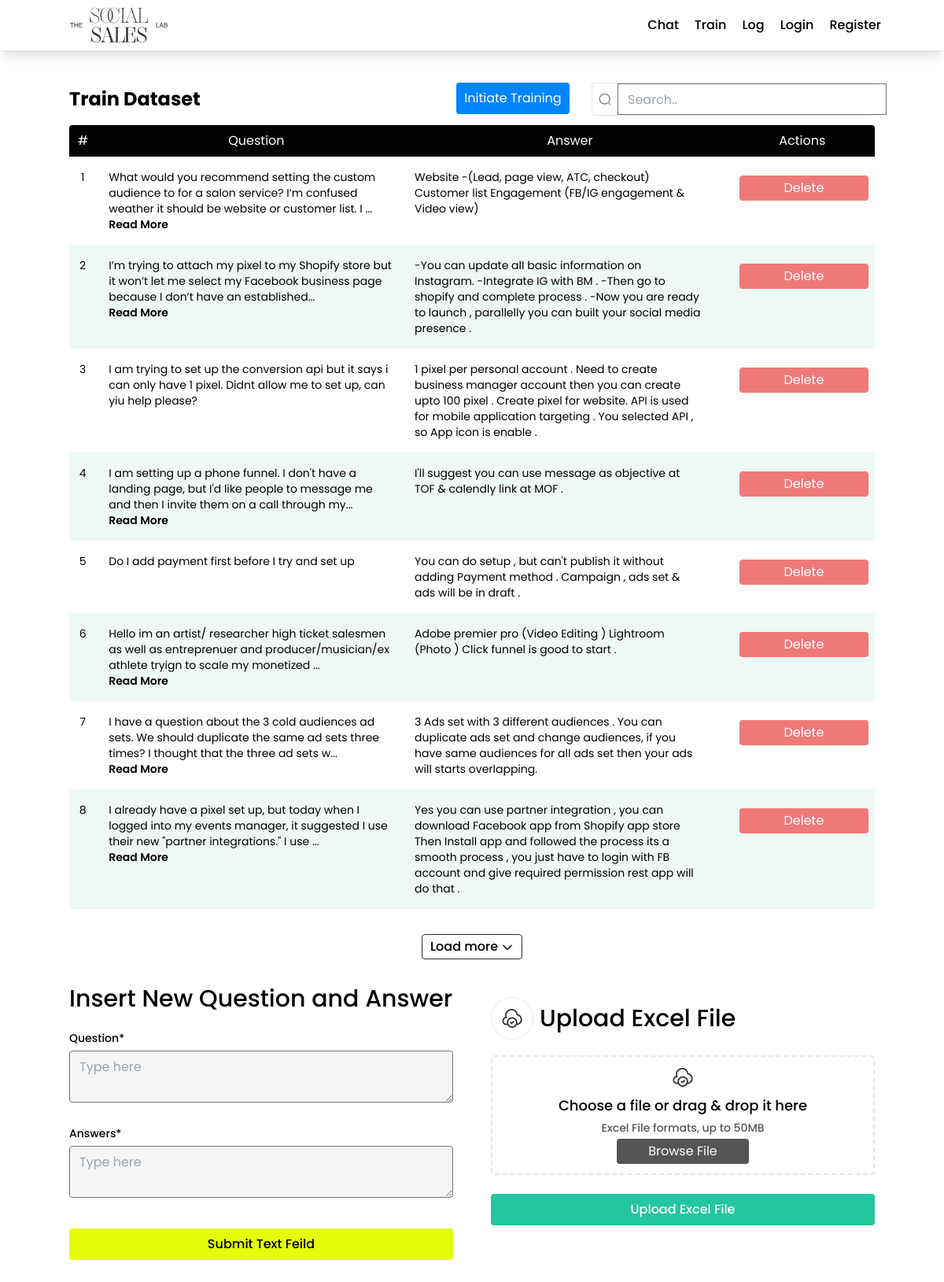
/train/, run on the app's committed database.
### train/models.py (models this page shows, shortened)
class Train_dataset(models.Model):
    id = models.AutoField(primary_key=True)
    question = models.CharField(max_length=1000)
    answers = models.CharField(max_length=1000)
    created_at = models.DateTimeField(auto_now_add=True)

### train/views.py (the view)
# urls.py: path('train/', include('train.urls'))
def train(request):
    all_question_answers = Train_dataset.objects.all()
    request.session['success'] = request.session.get('success',0) + 3
    paginator = Paginator(all_question_answers, 8)
    page = request.GET.get('page')
    try:
        question_answers = paginator.page(page)
    except PageNotAnInteger:
        question_answers = paginator.page(1)
    except EmptyPage:
        question_answers = paginator.page(paginator.num_pages)
    if request.method == 'POST':
        form = TrainForm(request.POST, request.FILES)
        if form.is_valid():
            print("Form is valid")  # Print for debugging
            form.save()
            excel_file = request.FILES.get('excel_file')
            print("Excel File:", excel_file)  # Print the uploaded Excel file for debugging
            if excel_file:
                print("Excel File is valid")  # Print for debugging
                handle_uploaded_excel(excel_file)
            else:
                print("Excel File is not valid")  # Print for debugging
            request.session['success'] = 2
            return redirect('train')  # Redirect to the same page after submission
    else:
        form = TrainForm()
    return render(request, 'train.html', {'question_answers': question_answers, 'form': form})

### train/forms.py
class TrainForm(forms.ModelForm):
    class Meta:
        model = Train_dataset
        fields = ['question', 'answers']

### templates/train.html (shortened to what this page needs)
{% extends 'base.html' %} {% load static %} {% block title %}Train Dataset{% endblock %} {% block content %}
<div class="my-10 px-4 md:px-0">
  <div class="flex justify-between items-center flex-wrap md:flex-nowrap space-y-4 md:space-y-0">
    <p class="font-poppins font-bold text-2xl text-black">Train Dataset</p>
    <div class="flex gap-x-3 flex-wrap md:flex-nowrap space-y-4 md:space-y-0">
      <form class="w-full" method="post" action="{% url 'chain_initializer' %}" enctype="multipart/form-data">
        <button type="submit" class="bg-[#0085FF] w-full md:w-36 h-10 rounded text-white">
          Initiate Training
        </button>
      </form>
      <form method="get" action="{% url 'search_train_dataset' %}">
        <div class="flex items-center border rounded gap-x-2">
          <img src="{% static 'images/Icon.png' %}" alt="" class="pl-2 h-4" />
          <input type="text" name="q" class="outline-none h-10" placeholder="Search.." />
        </div>
      </form>
    </div>
  </div>
  <div id="question_answers_container" class="mt-3 oveflow-x-scroll">
    <div
      class="flex gap-x-6 rounded-t text-center bg-black h-10 items-center text-white w-[100%] px-2 trains-table-headers">
      <p class="w-[2%] text-center">#</p>
      <p class="w-[40%]">Question</p>
      <p class="w-[40%]">Answer</p>
      <p class="w-[18%] text-center">Actions</p>
    </div>
    {% for qa in question_answers %}
    <div class="flex gap-x-6 bg-color h-18 p-4 w-[100%] px-2">
      <p class="w-[2%] text-sm text-center">{{ forloop.counter }}</p>
      <div class="w-[40%] text-sm">
        <p class="overflow-hidden more-content">{{ qa.question }}</p>
      </div>
      <div class="w-[40%]">
        <p class="text-sm">{{ qa.answers }}</p>
      </div>
      <div class="w-[18%]">
        <button type="button" class="text-white bg-[#EF7979] rounded h-8 w-full mt-2 delete-btn" data-id="{{ qa.id }}">
          Delete
        </button>
      </div>
    </div>
    {% endfor %}
  </div>
  <div class="text-center mx-auto mt-8">
    <button id="load_more_button"
      class="cursor-pointer border items-center justify-center h-8 flex w-32 mx-auto gap-x-1 rounded border-[#2D2D2D]">
      <p class="font-medium text-md">Load more</p>
      <img src="{% static 'images/arrow.png' %}" alt="" class="h-4" />
  </div>
  <div class="grid grid-cols-2 gap-x-12 mt-8 space-y-4">
    <div class="col-span-2 md:col-span-1">
      <form method="post" action="{% url 'train' %}">
        <div>
          <p class="text-xl md:text-3xl font-medium">Insert New Question and Answer</p>
        </div>
        <div class="mt-5">
          <label class="text-sm font-medium">Question*</label>
          <textarea type="text" class="mt-1 outline-none rounded ps-3 w-full bg-[#F5F5F5]" placeholder="Type here"
            required></textarea>
        </div>
        <div class="mt-5">
          <label class="text-sm font-medium">Answers*</label>
          <textarea type="text" class="mt-1 outline-none rounded ps-3 w-full bg-[#F5F5F5]" placeholder="Type here"
            required></textarea>
        </div>
        <div>
          <a href="#"><button type="submit"
              class="w-full mt-8 bg-[#E5FE0C] text-black text-md font-medium rounded h-10">
              Submit Text Feild
            </button></a>
        </div>
    </div>
    <div class="col-span-2 md:col-span-1">
      <form method="post" action="{% url 'upload_excel' %}" enctype="multipart/form-data">
        <div class="flex items-center gap-x-2">
          <img src="{% static 'images/cloud.png' %}" alt="" class="border rounded-full p-3" />
          <p class="text-xl md:text-3xl font-medium">Upload Excel File</p>
        </div>
        <div class="border-2 border-dashed mt-5 rounded flex justify-center">
          <label for="drop-file" class="cursor-pointer p-3 text-center">
            <img src="{% static 'images/cloud.png' %}" alt="" class="mx-auto" />
            <p class="mt-2 text-base md:text-lg font-medium">
              Choose a file or drag & drop it here
            </p>
            <p class="text-sm md:text-md font-medium text-[#555555] text-center mt-1">
              Excel File formats, up to 50MB
            </p>
            <button class="bg-[#555555] text-white px-5 py-1 mt-1 rounded">
              <label for="id_excel_file" class="bg-[#555555] text-white px-5 py-1 mt-1 rounded cursor-pointer"> Browse
                File</label>
            </button>
          </label>
        </div>
        <div>
          <a href="#"><button type="submit"
              class="w-full mt-6 bg-[#23C69E] text-white text-md font-medium rounded h-10">
              Upload Excel File
            </button></a>
        </div>
      </form>
    </div>
  </div>
</div>
{% endblock %}

### templates/base.html (shortened to what this page needs)
{% load static %}
<!DOCTYPE html>
<html lang="en">
<head>
  <script src="https://cdn.tailwindcss.com"></script>
  <link rel="stylesheet" href="{% static 'css/index.css' %}" type="text/css" />
  <link href="https://cdnjs.cloudflare.com/ajax/libs/flowbite/2.3.0/flowbite.min.css"  rel="stylesheet" />
</head>
<body>
  <header class="border-b sticky top-0 shadow-lg bg-white z-10">
    <div class="flex px-20 justify-between items-center">
      <div>
        <a href="#"><img src="{% static 'images/logo.png' %}" alt="logo" class="h-16" /></a>
      </div>
      <div class="flex gap-x-5 items-center">
        <a href="{% url 'chatbot' %}" class="text-md font-medium text-black">Chat</a>
        <a href="{% url 'train' %}" class="text-md font-medium text-black">Train</a>
        <a href="{% url 'chatlog' %}" class="text-md font-medium text-black">Log</a>
        {% if user.is_authenticated %}
        <button data-dropdown-toggle="profileDropdown" class="flex items-center gap-x-2">
          <img src="{% static 'images/profile-img.png' %}" alt="profile-img"
            class="h-12 border-2 border-black rounded-full" />
          <img src="{% static 'images/arrow.png' %}" alt="arrow" class="h-4" />
        </button>
        <div id="profileDropdown" class="hidden">
          <div class="bg-white w-56 mr-5 p-3 shadow-lg rounded-lg">
            <div class="flex gap-x-2 items-center">
              <img src="{% static 'images/profile-img.png'%}" alt="profile-img" />
              <div class="flex flex-col">
                <p class="text-black font-medium text-md">Welcome!</p>
                <p class="text-[#555555] font-medium text-sm">
                  {{ user.username }}
                </p>
              </div>
            </div>
            <div class="text-start flex mb-3 flex-col gap-y-3 pl-3 mt-5">
              <button class="flex gap-x-2 items-center">
                <img src="{% static 'images/settings.png' %}" alt="settings" />
                <p class="text-black font-medium">Profile Settings</p>
              </button>
              <a href="{% url 'logout' %}" class="flex gap-x-2 items-center">
                <img src="{% static 'images/signout.png' %}" alt="signout" />
                <p class="text-black font-medium">Sign Out</p>
              </a>
            </div>
          </div>
        </div>
        {% else %}
        <a href="{% url 'login' %}" class="text-md font-medium text-black">Login</a>
        <a href="{% url 'register' %}" class="text-md font-medium text-black">Register</a>
        {% endif %}
      </div>
    </div>
  </header>
  <div class="container mx-auto">{% block content %}{% endblock %}</div>
</body>
</html>

### static/css/index.css (style rules this page uses)
* { font-family: "poppins"; }
.bg-color:nth-child(even) { background-color: #FFFFFF; }
.bg-color:nth-child(odd) { background-color: #EEF8F5; }
.trains-table-headers { display: none !important; }
.trains-table-headers:first-child { display: flex !important; }

### data on the page
Train_dataset: question "What would you recommend setting the custom audience to for a salon service? I’m confused weather it should be website or customer list. I", answers "Website -(Lead, page view, ATC, checkout) Customer list Engagement (FB/IG engagement & Video view)"
Train_dataset: question "I’m trying to attach my pixel to my Shopify store but it won’t let me select my Facebook business page because I don’t have an established", answers "-You can update all basic information on Instagram. -Integrate IG with BM . -Then go to shopify and complete process . -Now you are ready to launch , parallelly you can built your social media presence ."
Train_dataset: question "I am trying to set up the conversion api but it says i can only have 1 pixel. Didnt allow me to set up, can yiu help please?", answers "1 pixel per personal account . Need to create business manager account then you can create upto 100 pixel . Create pixel for website. API is used for mobile application targeting . You selected API , so App icon is enable ."
Train_dataset: question "I am setting up a phone funnel. I don't have a landing page, but I'd like people to message me and then I invite them on a call through my", answers "I'll suggest you can use message as objective at TOF & calendly link at MOF ."
Train_dataset: question "Do I add payment first before I try and set up", answers "You can do setup , but can't publish it without adding Payment method . Campaign , ads set & ads will be in draft ."
Train_dataset: question "Hello im an artist/ researcher high ticket salesmen as well as entreprenuer and producer/musician/ex athlete tryign to scale my monetized", answers "Adobe premier pro (Video Editing ) Lightroom (Photo ) Click funnel is good to start ."
Train_dataset: question "I have a question about the 3 cold audiences ad sets. We should duplicate the same ad sets three times? I thought that the three ad sets w", answers "3 Ads set with 3 different audiences . You can duplicate ads set and change audiences, if you have same audiences for all ads set then your ads will starts overlapping."
Train_dataset: question "I already have a pixel set up, but today when I logged into my events manager, it suggested I use their new \"partner integrations.\" I use", answers "Yes you can use partner integration , you can download Facebook app from Shopify app store Then Install app and followed the process its a smooth process , you just have to login with FB account and give required permission rest app will do that ."
